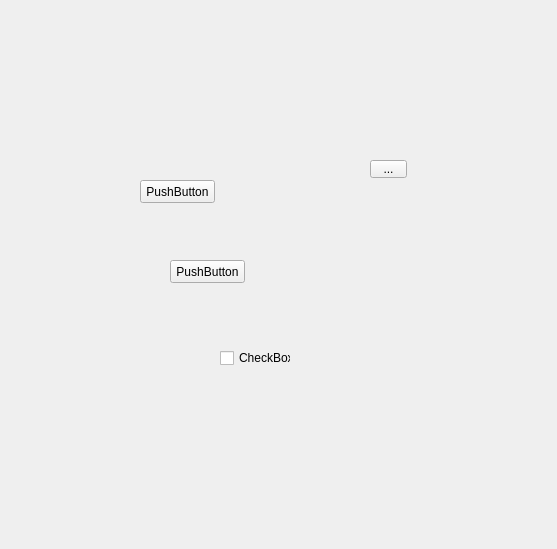
<?xml version="1.0" encoding="UTF-8"?>
<ui version="4.0">
 <class>Form</class>
 <widget class="QWidget" name="Form">
  <property name="geometry">
   <rect>
    <x>0</x>
    <y>0</y>
    <width>557</width>
    <height>549</height>
   </rect>
  </property>
  <property name="windowTitle">
   <string>Form</string>
  </property>
  <widget class="QPushButton" name="pushButton">
   <property name="geometry">
    <rect>
     <x>140</x>
     <y>180</y>
     <width>75</width>
     <height>23</height>
    </rect>
   </property>
   <property name="text">
    <string>PushButton</string>
   </property>
  </widget>
  <widget class="QPushButton" name="pushButton_2">
   <property name="geometry">
    <rect>
     <x>170</x>
     <y>260</y>
     <width>75</width>
     <height>23</height>
    </rect>
   </property>
   <property name="text">
    <string>PushButton</string>
   </property>
  </widget>
  <widget class="QToolButton" name="toolButton">
   <property name="geometry">
    <rect>
     <x>370</x>
     <y>160</y>
     <width>37</width>
     <height>18</height>
    </rect>
   </property>
   <property name="text">
    <string>...</string>
   </property>
  </widget>
  <widget class="QCheckBox" name="checkBox">
   <property name="geometry">
    <rect>
     <x>220</x>
     <y>350</y>
     <width>71</width>
     <height>16</height>
    </rect>
   </property>
   <property name="text">
    <string>CheckBox</string>
   </property>
  </widget>
 </widget>
 <resources/>
 <connections/>
</ui>
